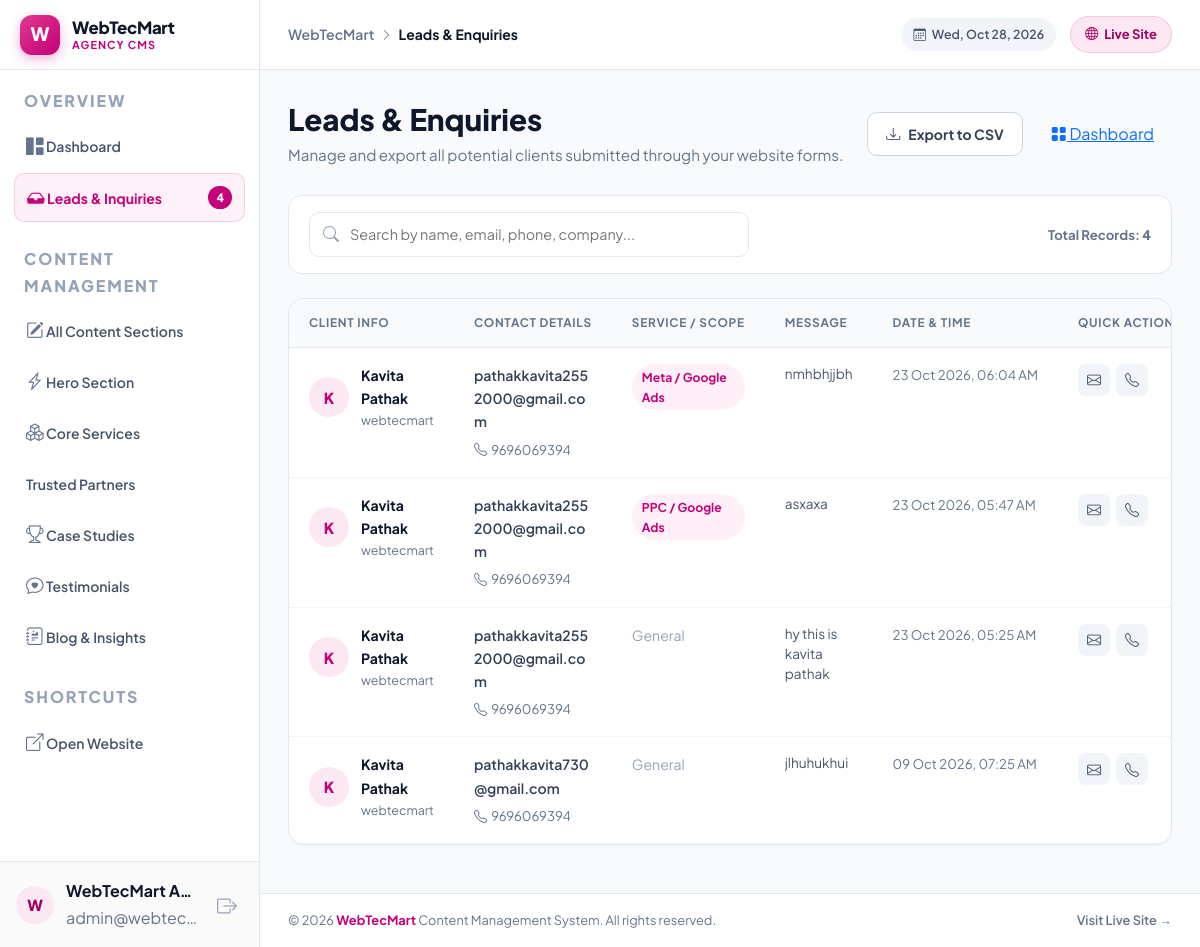
Page /admin/leads.php (signed in) on the earlier database version.
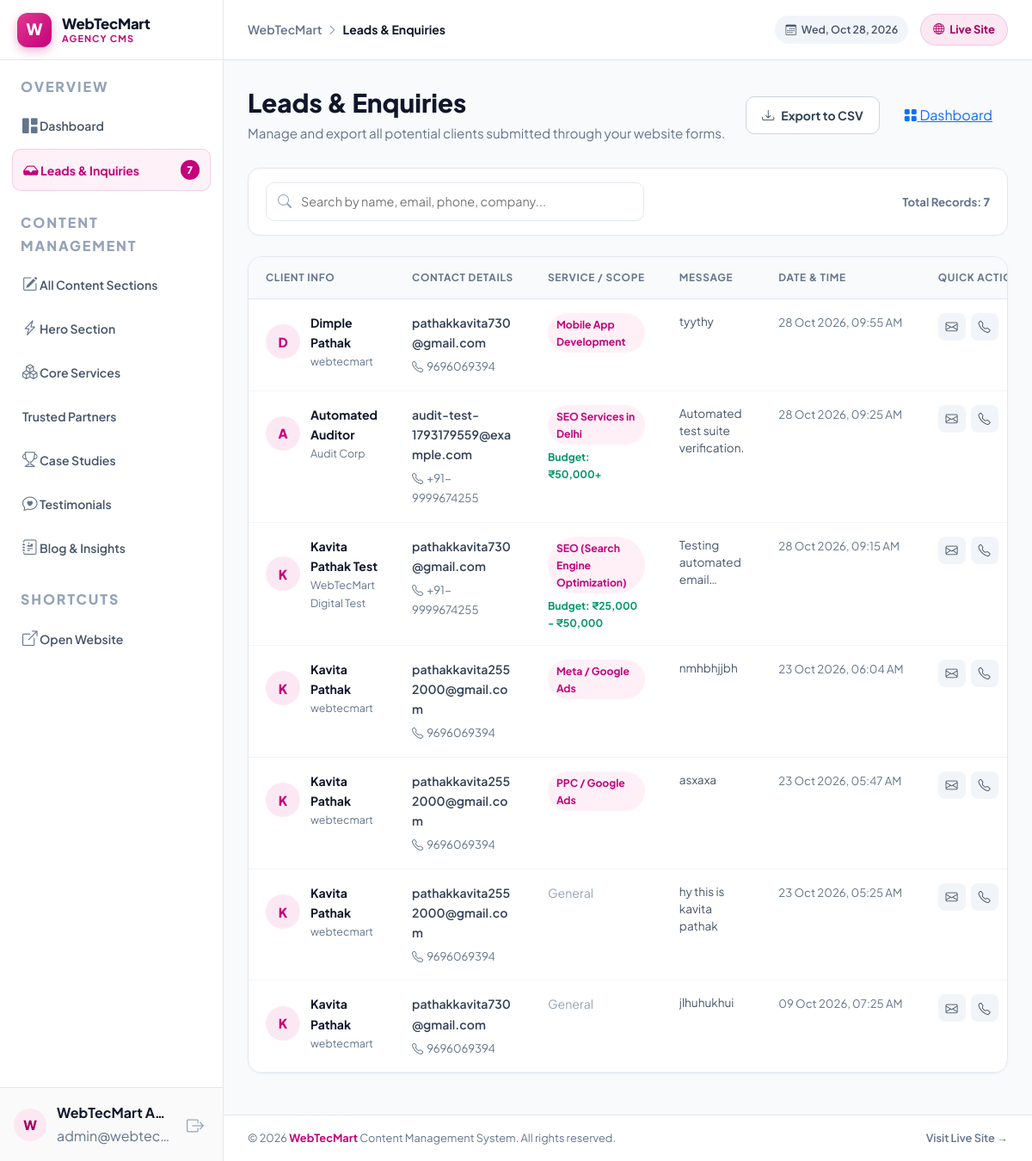
Same page on the later database version.
### tables this page shows
CREATE TABLE leads (
            id INTEGER PRIMARY KEY AUTOINCREMENT,
            name TEXT NOT NULL,
            email TEXT NOT NULL,
            phone TEXT,
            company TEXT,
            service TEXT,
            budget TEXT,
            message TEXT,
            created_at DATETIME DEFAULT CURRENT_TIMESTAMP
        );

### config.php (called while the page is built, shortened)
<?php
function db(): PDO
{
    static $pdo;
    if ($pdo instanceof PDO) {
        return $pdo;
    }
    $pdo = new PDO('sqlite:' . DB_PATH);
    $pdo->setAttribute(PDO::ATTR_ERRMODE, PDO::ERRMODE_EXCEPTION);
    $pdo->setAttribute(PDO::ATTR_DEFAULT_FETCH_MODE, PDO::FETCH_ASSOC);
    return $pdo;
}
function e(string $value): string
{
    return htmlspecialchars($value ?? '', ENT_QUOTES, 'UTF-8');
}

### admin/leads.php (the view, shortened to what the rows shown need)
<?php
require_once __DIR__ . '/../config.php';
$leads = db()->query('SELECT * FROM leads ORDER BY created_at DESC')->fetchAll();
$initial = static function (string $name): string {
    $name = trim($name);
    if ($name === '') return '?';
    return function_exists('mb_strtoupper') ? mb_strtoupper(mb_substr($name, 0, 1)) : strtoupper(substr($name, 0, 1));
};
require_once __DIR__ . '/templates/header.php';
?>
<div class="leads-header-row">
    <div>
        <h1>Leads &amp; Enquiries</h1>
    </div>
</div>
<div class="leads-card">
    <?php if (empty($leads)): ?>
        <div style="padding: 60px 24px; text-align: center;">
            <div style="width: 64px; height: 64px; border-radius: 20px; background: #FFF0F7; color: #C4007A; display: inline-flex; align-items: center; justify-content: center; font-size: 1.8rem; margin-bottom: 14px;">
                <i class="bi bi-inbox"></i>
            </div>
            <h3 style="font-size: 1.1rem; font-weight: 800; color: #0F172A; margin: 0 0 6px;">No leads recorded yet</h3>
            <p style="font-size: 0.9rem; color: #64748B; margin: 0;">Whenever visitors submit a proposal or consultation form, they will appear here instantly.</p>
        </div>
    <?php else: ?>
        <div class="table-responsive leads-desktop-table">
            <table class="leads-table" id="leadsTable">
                <thead>
                    <tr>
                        <th>Client Info</th>
                        <th>Contact Details</th>
                        <th>Service / Scope</th>
                        <th>Message</th>
                        <th>Date &amp; Time</th>
                        <th>Quick Actions</th>
                    </tr>
                </thead>
                <tbody>
                    <?php foreach ($leads as $l):
                        $searchText = strtolower(implode(' ', [
                            $l['name'] ?? '',
                            $l['email'] ?? '',
                            $l['phone'] ?? '',
                            $l['company'] ?? '',
                            $l['service'] ?? '',
                            $l['message'] ?? ''
                        ]));
                    ?>
                        <tr class="lead-row" data-search="<?= e($searchText) ?>">
                            <td>
                                <div style="display: flex; align-items: center; gap: 12px;">
                                    <div class="leads-avatar-circle"><?= e($initial((string) $l['name'])) ?></div>
                                    <div>
                                        <div style="font-weight: 700; color: #0F172A;"><?= e($l['name']) ?></div>
                                        <?php if (!empty($l['company'])): ?>
                                            <div style="font-size: 0.78rem; color: #64748B;"><?= e($l['company']) ?></div>
                                        <?php endif; ?>
                                    </div>
                                </div>
                            </td>
                            <td>
                                <div>
                                    <a href="mailto:<?= e($l['email']) ?>" style="color: #334155; text-decoration: none; font-weight: 600;">
                                        <?= e($l['email']) ?>
                                    </a>
                                </div>
                                <?php if (!empty($l['phone'])): ?>
                                    <div style="margin-top: 4px;">
                                        <a href="tel:<?= e($l['phone']) ?>" style="color: #64748B; text-decoration: none; font-size: 0.825rem;">
                                            <i class="bi bi-telephone me-1"></i><?= e($l['phone']) ?>
                                        </a>
                                    </div>
                                <?php endif; ?>
                            </td>
                            <td>
                                <?php if (!empty($l['service'])): ?>
                                    <span class="lead-tag"><?= e($l['service']) ?></span>
                                <?php else: ?>
                                    <span style="color: #94A3B8;">General</span>
                                <?php endif; ?>
                                <?php if (!empty($l['budget'])): ?>
                                    <div style="font-size: 0.76rem; color: #059669; font-weight: 700; margin-top: 4px;">
                                        Budget: <?= e($l['budget']) ?>
                                    </div>
                                <?php endif; ?>
                            </td>
                            <td>
                                <div style="max-width: 280px; font-size: 0.85rem; color: #475569; line-height: 1.5; display: -webkit-box; -webkit-line-clamp: 3; -webkit-box-orient: vertical; overflow: hidden;">
                                    <?= !empty($l['message']) ? e($l['message']) : '<span style="color:#94A3B8">—</span>' ?>
                                </div>
                            </td>
                            <td style="white-space: nowrap; color: #64748B; font-size: 0.825rem;">
                                <?= date('d M Y, h:i A', strtotime($l['created_at'])) ?>
                            </td>
                            <td>
                                <div style="display: flex; gap: 6px;">
                                    <a href="mailto:<?= e($l['email']) ?>" class="lead-action-icon" title="Send Email">
                                        <i class="bi bi-envelope"></i>
                                    </a>
                                    <?php if (!empty($l['phone'])): ?>
                                        <a href="tel:<?= e($l['phone']) ?>" class="lead-action-icon" title="Call">
                                            <i class="bi bi-telephone"></i>
                                        </a>
                                    <?php endif; ?>
                                </div>
                            </td>
                        </tr>
                    <?php endforeach; ?>
                </tbody>
            </table>
        </div>
    <?php endif; ?>
</div>
<?php require_once __DIR__ . '/templates/footer.php'; ?>

Differences in the rows shown:
added leads: name "D", name "Dimple Pathak", company "webtecmart", email "pathakkavita730@gmail.com", phone "9696069394", service "Mobile App Development", message "tyythy", created_at "28 Oct 2026, 09:55 AM"
added leads: name "A", name "Automated Auditor", company "Audit Corp", email "audit-test-1793179559@example.com", phone "+91-9999674255", service "SEO Services in Delhi", budget "₹50,000+", message "Automated test suite verification.", created_at "28 Oct 2026, 09:25 AM"
added leads: name "K", name "Kavita Pathak Test", company "WebTecMart Digital Test", email "pathakkavita730@gmail.com", phone "+91-9999674255", service "SEO (Search Engine Optimization)", budget "₹25,000 - ₹50,000", message "Testing automated…", created_at "28 Oct 2026, 09:15 AM"
Other differences:
$totalLeadsCount: "4" → "7"
count($leads): "4" → "7"
